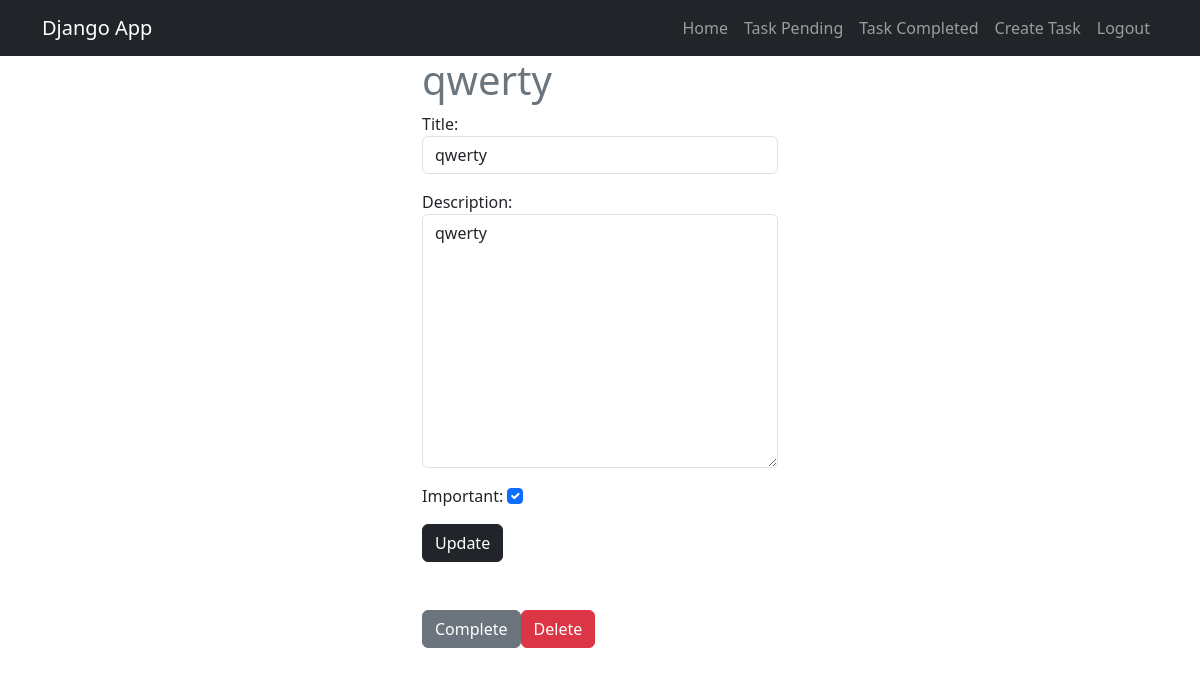
Page /tasks/3/ (signed in) on the earlier database version.
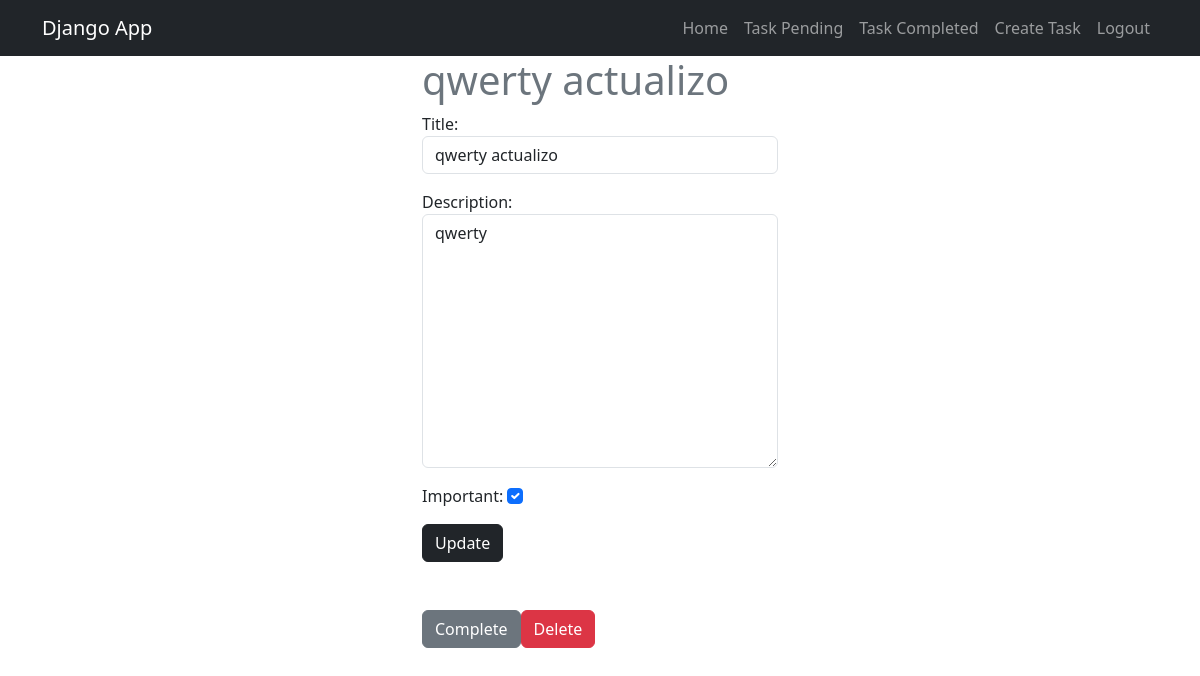
Same page on the later database version.
### tasks/models.py (models this page shows, shortened)
class Task(models.Model):
    title = models.CharField(max_length=200)
    description = models.TextField(blank=True)
    created = models.DateTimeField(auto_now_add=True)
    datecompleted = models.DateTimeField(null=True, blank=True)
    important = models.BooleanField(default=False)
    user = models.ForeignKey(User, on_delete=models.CASCADE)

### tasks/views.py (the view, shortened to what this page needs)
# urls.py: path('tasks/<int:task_id>/', views.task_detail, name='task_detail'),
@login_required
def task_detail(request, task_id):
    if request.method == 'GET':
        task = get_object_or_404(Task, pk=task_id, user=request.user)
        form = TaskForm(instance=task)
        return render(request, 'task_detail.html', {'task': task, 'form': form})

### tasks/forms.py
class TaskForm(forms.ModelForm):
    class Meta:
        model = Task
        fields = ['title', 'description', 'important']
        widgets = {
            'title': forms.TextInput(attrs={'class': 'form-control', 'placeholder': 'Task title'}),
            'description': forms.Textarea(attrs={'class': 'form-control' , 'placeholder': 'Task description'}),
            'important': forms.CheckboxInput(attrs={'class': 'form-check-input'}),
        }

### tasks/templates/task_detail.html (shortened to what this page needs)
{% extends 'base.html' %}
{% block content %}
<main class="container">
    <div class="row">
        <div class="col-md-4 offset-md-4">
            <h1 class="text-secondary">{{task.title}}</h1>
        <form method="POST">
                    {{form.as_p}}
                    <button class="btn btn-dark">
                        Update
                    </button>
                </form>
            <div class="d-flex mt-5">
                <form action="{% url 'complete_task' task.id %}" method="POST">
                    <button class="btn btn-secondary">
                        Complete
                    </button>
                </form>
                <form action="{% url 'delete_task' task.id %}" method="POST">
                    <button class="btn btn-danger">
                        Delete
                    </button>
            </div>
        </div>
    </div>
</main>
{% endblock %}

Differences in the rows shown:
changed Task "qwerty": title "qwerty" → "qwerty actualizo"
